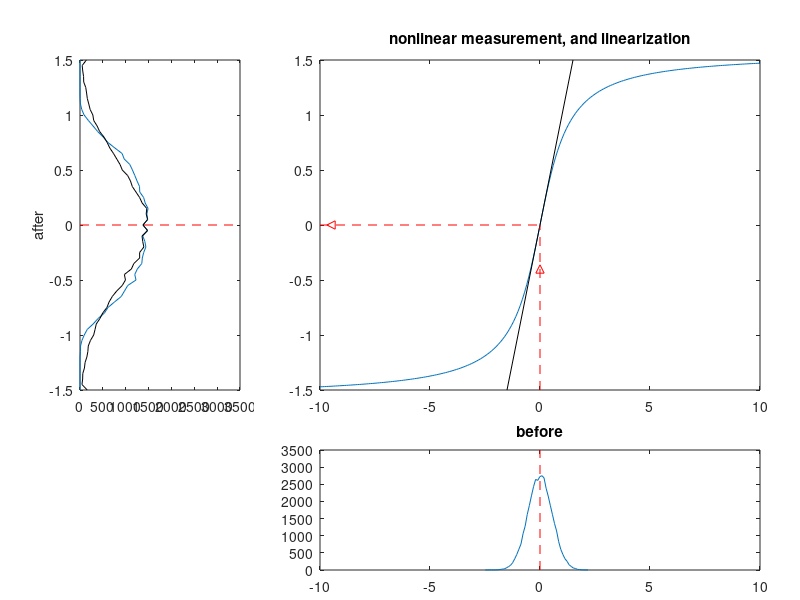

Write the MATLAB code that produced this figure.
%Propagation through nonlinearity
% and linearized propagation
%
%nonlinear function
vx=-10:0.1:10;
vy=atan(vx);

%gaussian random data
Nd=40000;
bx=-1.5:0.05:1.5; %location of histogram bins
sig=0.55;
adat=sig*randn(1,Nd);
%histogram of a priori data
Nbins=50;
[ha,hax]=hist(adat,Nbins); 

%propagated random data
pdat=atan(adat);
%histogram of posterior data
hpt=hist(pdat,bx); 

%data through tangent
ttg=1; tb=0; %the tangent
tdat=ttg*(adat)+tb;
%histogram of data through tangent
htg=hist(tdat,bx); 

figure(1)
pl1=0.1; pb1=0.35; pw1=0.2; ph1=0.55;
pl2=0.4; pb2=0.05; pw2=0.55; ph2=0.2;

subplot('position',[pl1 pb1 pw1 ph1]) %left plot
plot(hpt,bx); hold on;
plot(htg,bx,'k'); %data through tangent
plot([0 3500],[0 0],'r--');
axis([0 3500 -1.5 1.5]);
ylabel('after');

subplot('position',[pl2 pb1 pw2 ph1]) %central plot
plot(vx,vy); hold on;
plot([-1.5 1.5],[-1.5 1.5],'k'); %the tangent
plot([-10 0],[0 0],'r--',-9.5,0,'r<');
plot([0 0],[-1.5 0],'r--',0,-0.4,'r^');
title('nonlinear measurement, and linearization');

subplot('position',[pl2 pb2 pw2 ph2]) %bottom plot
plot(hax,ha); hold on;
plot([0 0],[0 3500],'r--');
axis([-10 10 0 3500]);
title('before');
